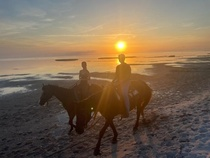
#> input picture sunrise_horses.jpg, 210 x 158 px, shrunk from 640 x 480 before the run, given in place of city_construction.jpg, which was not available
$ jupyter execute example.ipynb   (shell and % lines are left out)   (text cells are left out)
#> lines starting #> are read from the running program, lines starting #| are printed output that depends on the picture; pictures that were not available may be replaced by others from this repository, and a replacement may not be noted
### ColorTransferPy/color_transfer.py
from check_and_install_requirements import check_and_install_requirements

check_and_install_requirements()
#> (this line was passed over: check_and_install_requirements is not available in this run)

from PIL import Image
import cv2
import numpy as np
import colorsys

def standardize_array(array):
    """Standardizes the input array by scaling to zero mean and unit variance."""
    mean = np.mean(array, axis=(0, 1), keepdims=True)
    std = np.std(array, axis=(0, 1), keepdims=True)
    standardized_array = (array - mean) / (std + 1e-8)  # Add a small epsilon to avoid division by zero
    return standardized_array

def transfer_image_colors(source_image_path, target_image_path, output_image_path):
    """Transfers color characteristics from target image to source image."""
    # Load images
    source_image = cv2.imread(source_image_path)
    target_image = cv2.imread(target_image_path)

    if source_image is None or target_image is None:
        raise FileNotFoundError("One of the image files was not found or could not be read.")

    # Convert images to float32 for precision
    source_image = source_image.astype(np.float32) / 255.0
    target_image = target_image.astype(np.float32) / 255.0

    # Convert images from BGR to HLS color space
    source_hls = cv2.cvtColor(source_image, cv2.COLOR_BGR2HLS)
    target_hls = cv2.cvtColor(target_image, cv2.COLOR_BGR2HLS)

    # Separate the H, L, S channels
    source_hue, source_lightness, source_saturation = cv2.split(source_hls)
    target_hue, target_lightness, target_saturation = cv2.split(target_hls)

    # Standardize lightness and saturation, but NOT hue
    source_lightness_standardized = standardize_array(source_lightness)
    source_saturation_standardized = standardize_array(source_saturation)

    # Get mean and std of target lightness and saturation
    target_lightness_mean = np.mean(target_lightness, axis=(0, 1), keepdims=True)
    target_lightness_std = np.std(target_lightness, axis=(0, 1), keepdims=True)

    target_saturation_mean = np.mean(target_saturation, axis=(0, 1), keepdims=True)
    target_saturation_std = np.std(target_saturation, axis=(0, 1), keepdims=True)

    # Apply target's mean and std to standardized source lightness and saturation
    transferred_lightness = source_lightness_standardized * target_lightness_std + target_lightness_mean
    transferred_saturation = source_saturation_standardized * target_saturation_std + target_saturation_mean

    # Clip lightness and saturation to valid range (0-255)
    transferred_lightness = np.clip(transferred_lightness, 0, 255)
    transferred_saturation = np.clip(transferred_saturation, 0, 255)

    # Combine transferred H, L, S
    transferred_hls = cv2.merge((source_hue, transferred_lightness, transferred_saturation))

    # Convert back to BGR color space
    transferred_image = cv2.cvtColor(transferred_hls.astype(np.float32), cv2.COLOR_HLS2BGR)

    # Convert image back to uint8
    transferred_image = (transferred_image * 255.0).astype(np.uint8)

    # Save the output image
    cv2.imwrite(output_image_path, transferred_image)

# [6 lines that do not run on import are left out]

### example.ipynb
[cell 1]
# Install necessary libraries if not already installed

[cell 2]
import cv2
import os
from ColorTransferPy import transfer_image_colors
from PIL import Image
import matplotlib.pyplot as plt

[cell 3]
# Paths to the source and target images
source_image_path = 'city_construction.jpg'
target_image_path = 'runners_bw.jpg'
output_image_path = 'out_construction_bw.jpg'

[cell 4]
# Load and display the source and target images
source_image = Image.open(source_image_path)
#> source_image is the input picture: PIL image 210x158 RGB; mean R, G, B 121.1, 101.7, 81.1
target_image = Image.open(target_image_path)
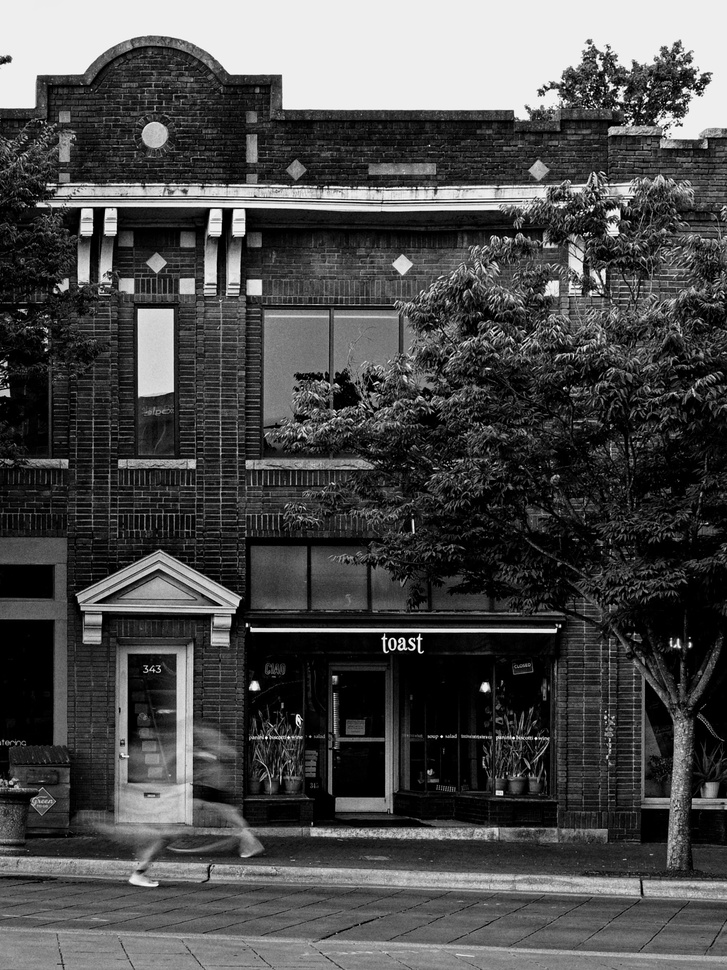
#> input picture runners_bw.jpg, 727 x 970 px, shrunk from 2214 x 2953 before the run
#> target_image is the input picture: PIL image 727x970 RGB; min 0, max 255, mean 75.3

# Plot the images
fig, axes = plt.subplots(1, 2, figsize=(10, 4))
axes[0].imshow(source_image)
axes[0].set_title('Source Image')
axes[0].axis('off')
axes[1].imshow(target_image)
axes[1].set_title('Target Image')
axes[1].axis('off')
plt.show()
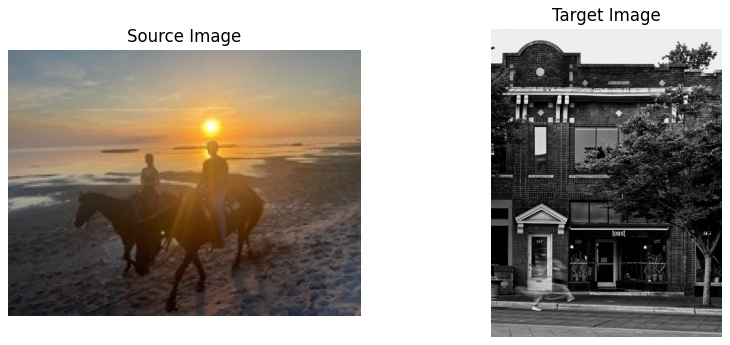
#> figure drawn by matplotlib, 2 panels

[cell 5]
# Perform color transfer
transfer_image_colors(source_image_path, target_image_path, output_image_path)
#> in transfer_image_colors, `source_hls = cv2.cvtColor(source_image, cv2.COLOR_BGR2HLS)`: source_hls: shape (158, 210, 3) float32; mean of channels 0, 1, 2 83.1, 0.4, 0.3
#> in transfer_image_colors, `target_hls = cv2.cvtColor(target_image, cv2.COLOR_BGR2HLS)`: target_hls: shape (970, 727, 3) float32; mean of channels 0, 1, 2 0, 0.296, 0
#> in transfer_image_colors, `source_hue, source_lightness, source_saturation = cv2.split(source_hls)`:
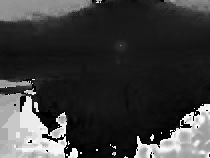
#> source_hue: shape (158, 210) float32; min 0, max 357, mean 83.1; drawn with min black and max white
#> in transfer_image_colors, `source_hue, source_lightness, source_saturation = cv2.split(source_hls)`:
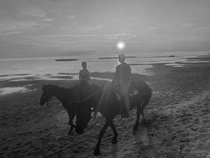
#> source_lightness: shape (158, 210) float32; min 0.0275, max 0.992, mean 0.396
#> in transfer_image_colors, `source_hue, source_lightness, source_saturation = cv2.split(source_hls)`:
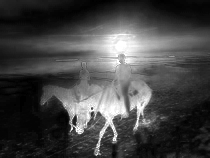
#> source_saturation: shape (158, 210) float32; min 0, max 1, mean 0.271
#> in transfer_image_colors, `target_hue, target_lightness, target_saturation = cv2.split(target_hls)`: target_hue: shape (970, 727) float32; every value is 0
#> in standardize_array, `mean = np.mean(array, axis=(0, 1), keepdims=True)`: mean = [0.396]
#> in standardize_array, `std = np.std(array, axis=(0, 1), keepdims=True)`: std = [0.185]
#> in transfer_image_colors, `target_lightness_mean = np.mean(target_lightness, axis=(0, 1), keepdim..`: target_lightness_mean = [0.295]
#> in transfer_image_colors, `target_lightness_std = np.std(target_lightness, axis=(0, 1), keepdims=..`: target_lightness_std = [0.284]
#> in transfer_image_colors, `target_saturation_mean = np.mean(target_saturation, axis=(0, 1), keepd..`: target_saturation_mean = [0]
#> in transfer_image_colors, `transferred_saturation = source_saturation_standardized * target_satur..`: transferred_saturation: shape (158, 210) float32; every value is 0
#> in transfer_image_colors, `transferred_lightness = np.clip(transferred_lightness, 0, 255)`:
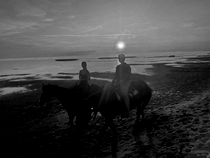
#> transferred_lightness: shape (158, 210) float32; min 0, max 1.21, mean 0.311; drawn with min black and max white
#> in transfer_image_colors, `transferred_hls = cv2.merge((source_hue, transferred_lightness, transf..`: transferred_hls: shape (158, 210, 3) float32; mean of channels 0, 1, 2 83.1, 0.3, 0
#> in transfer_image_colors, `transferred_image = (transferred_image * 255.0).astype(np.uint8)`:
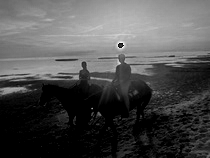
#> transferred_image: shape (158, 210, 3); min 0, max 255, mean 78.7

[cell 6]
# Load and display the output image
output_image = Image.open(output_image_path)

# Plot the output image
plt.figure(figsize=(5, 5))
plt.imshow(output_image)
plt.title('Output Image')
plt.axis('off')
plt.show()
